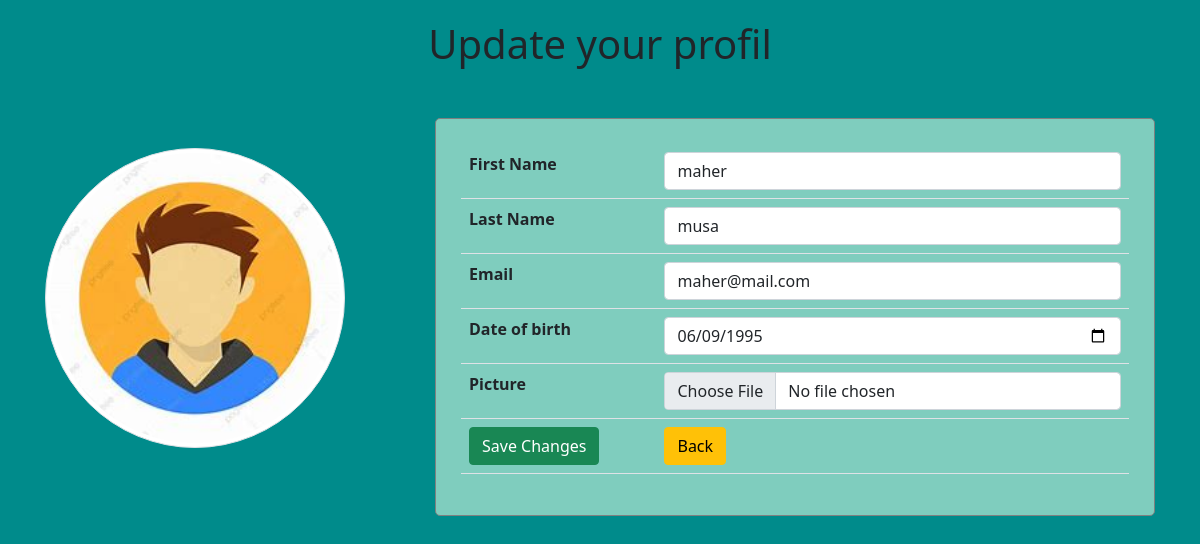
Page /update.php?id=10 (signed in) on the committed database.
### tables this page shows
CREATE TABLE `user` (
  `id` int(11) NOT NULL,
  `first_name` varchar(50) NOT NULL,
  `last_name` varchar(50) NOT NULL,
  `password` varchar(255) NOT NULL,
  `date_of_birth` date NOT NULL,
  `email` varchar(100) NOT NULL,
  `userpic` varchar(255) DEFAULT NULL,
  `status` varchar(12) NOT NULL DEFAULT 'user'
);

### update.php (the view, shortened to what this page needs)
<?php
require_once 'components/db_connect.php';
$backBtn = '';
if(isset($_SESSION["adm"])){
   $backBtn = "products/index_adm.php";
}
if (isset($_GET[ 'id'])) {
   $id = $_GET['id'];
   $sql = "SELECT * FROM user WHERE id = {$id}";
   $result = mysqli_query($connect , $sql);
   if (mysqli_num_rows($result) == 1) {
       $data = mysqli_fetch_assoc($result);
       $first_name = $data['first_name'];
       $last_name = $data['last_name'];
       $email = $data['email'];
       $date_birth = $data['date_of_birth'];
   }
}
?>
<!DOCTYPE html>
<html lang="en" >
<head>
    <?php require_once 'components/boots.php'?>
</head>
<body>
<div class ="container">
    <h1>Update your profil</h1>
    <div class="fotoform">
        <img class='img-thumbnail rounded-circle'  src='pictuers/<?php echo $data['userpic'] ?>' alt="<?php echo $first_name ?>">
        <form  method="post" enctype="multipart/form-data">
            <table  class="table">
                <tr>
                    <th>First Name</th >
                    <td><input class="form-control"  type="text"  name ="first_name" placeholder = "First Name"  value="<?php echo $first_name ?>"/>
                </tr>
                <tr>
                    <th>Last Name</th>
                    <td ><input class= "form-control" type= "text"  name="last_name"  placeholder="Last Name" value ="<?php echo $last_name ?>"/>
                </tr>
                <tr>
                    <th>Email</th>
                    <td><input class ="form-control" type ="email" name ="email" placeholder = "Email" value = "<?php echo $email ?>"/>
                </tr>
                <tr>
                    <th>Date of birth</th>
                        <td ><input class= "form-control" type ="date"  name="date_of_birth"  placeholder= "Date of birth"   value = "<?php echo $date_birth ?>"/>
                </tr>
                <tr>
                    <th>Picture</th>
                    <td><input  class= "form-control"  type ="file"   name = "userpic" /></td>
                </tr >
                <tr>
                    <td><button  name = "submit"  class = "btn btn-success"   type = "submit" > Save Changes </button>
                    <td><a href = "<?php echo $backBtn?>" ><button class = "btn btn-warning"   type = "button"> Back </button></a>
                </tr>
            </table>
        </form>
    </div>
</div>
</body>
</html>

### rows in the picture
user: userpic (picture), first_name "maher", last_name "musa", email "maher@mail.com", date_of_birth "06/09/1995"
